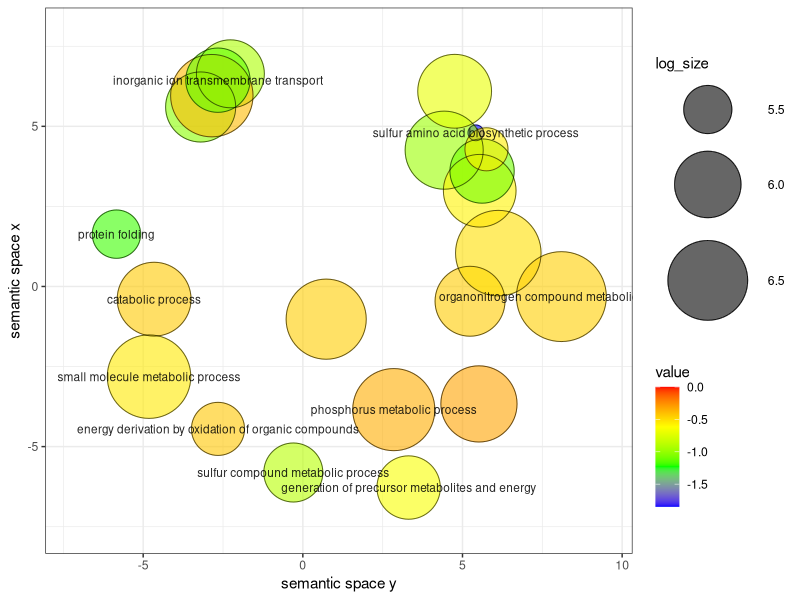

This figure's R source:
# A plotting R script produced by the Revigo server at http://revigo.irb.hr/
# If you found Revigo useful in your work, please cite the following reference:
# Supek F et al. "REVIGO summarizes and visualizes long lists of Gene Ontology
# terms" PLoS ONE 2011. doi:10.1371/journal.pone.0021800

# --------------------------------------------------------------------------
# If you don't have the ggplot2 package installed, uncomment the following line:
# install.packages( "ggplot2" );
library( ggplot2 );

# --------------------------------------------------------------------------
# If you don't have the scales package installed, uncomment the following line:
# install.packages( "scales" );
library( scales );

# --------------------------------------------------------------------------
# Here is your data from Revigo. Scroll down for plot configuration options.

revigo.names <- c("term_ID","description","frequency","plot_X","plot_Y","log_size","value","uniqueness","dispensability");
revigo.data <- rbind(c("GO:0000097","sulfur amino acid biosynthetic process",0.4753877262335075,5.418827096324715,4.798182538749422,5.15510516225765,-1.8469605478766684,0.4716543967091712,0),
c("GO:0006082","organic acid metabolic process",8.895121929802153,4.426148468701632,4.2564920909262876,6.427206226819538,-0.983478092916409,0.5746689173055536,0.44426927),
c("GO:0006091","generation of precursor metabolites and energy",2.62835465282124,3.3129572031790544,-6.277607288082226,5.897738674144431,-0.6434613277184335,0.8659187809082162,0.09500459),
c("GO:0006457","protein folding",1.0590625918025878,-5.837006163814527,1.6343222685336571,5.502977151016975,-1.1915913768876876,0.9820572497881609,0.00987736),
c("GO:0006468","protein phosphorylation",4.340892012483024,5.235447334834082,-0.4609918360284419,6.115633473764006,-0.44240835347185065,0.6967241439879504,0.19868265),
c("GO:0006520","amino acid metabolic process",5.465247531707815,5.539310376273006,2.989858485913401,6.215664259962457,-0.575346509521286,0.4808322096000492,0.6913116),
c("GO:0006790","sulfur compound metabolic process",1.9505422206753265,-0.29808816242139685,-5.8080561310445695,5.768210254776623,-0.8930615492618217,0.871050426063766,0.07750958),
c("GO:0006793","phosphorus metabolic process",13.171532602957267,2.847956190149845,-3.8443651771266603,6.597690579747489,-0.34337904193841406,0.8295534804931021,0.12703009),
c("GO:0006811","monoatomic ion transport",4.401907471506606,-3.2000015255697867,5.60481408485287,6.1216953964406695,-1.033746116389744,0.8739253945957133,0.41209348),
c("GO:0008652","amino acid biosynthetic process",2.8043395482354745,5.613246803214193,3.604469888000997,5.925885270652105,-1.0982860813470818,0.4475597198364303,0.68373962),
c("GO:0009056","catabolic process",6.059177012419161,-4.657318101965083,-0.3961952016654281,6.260468037413432,-0.4343189682681796,0.9244295985034326,0.06282687),
c("GO:0009066","aspartate family amino acid metabolic process",0.8335242561063357,5.750709545169398,4.283619511800391,5.398974134528076,-0.5509074688805811,0.5286643724891412,0.4420088),
c("GO:0015980","energy derivation by oxidation of organic compounds",1.3592204656440126,-2.6570872750612566,-4.446265497273172,5.611345126683129,-0.4238757360849838,0.8767657774880867,0.08739706),
c("GO:0016310","phosphorylation",7.474579996508841,5.515176775682932,-3.6664501723504888,6.35164114641232,-0.31460816607854425,0.8167690033461033,0.62371761),
c("GO:0019538","protein metabolic process",18.67385374490695,6.1215215932178,1.0420913050832747,6.7492881892860686,-0.509800968387672,0.7218634415647793,0.35014548),
c("GO:0034220","monoatomic ion transmembrane transport",3.707494071415495,-2.268926720951559,6.6407728042139595,6.047135013730295,-0.9319466739708198,0.8060715357365827,0.50368514),
c("GO:0043412","macromolecule modification",10.822311035682203,0.7311179302384929,-1.0203999084108932,6.512374303850409,-0.4460737886776865,0.864197410890678,0.22045786),
c("GO:0044281","small molecule metabolic process",15.15473791824727,-4.8166452502532975,-2.8146814122455703,6.658602684396198,-0.5402680507861014,0.9112884693495192,0.04072701),
c("GO:0044283","small molecule biosynthetic process",6.034460163531009,4.754501674197144,6.095719371472678,6.258692822898982,-0.7003966136527615,0.6181764291407451,0.61251244),
c("GO:0055085","transmembrane transport",13.53545668727302,-2.850249583620405,5.958615110408663,6.609527179077396,-0.38532905551264585,0.8360320944950312,0.5384965),
c("GO:0098660","inorganic ion transmembrane transport",2.8120629398541377,-2.6600560251958845,6.441621352476424,5.9270797094445795,-1.131658909677672,0.8487327239347392,0.01203986),
c("GO:1901564","organonitrogen compound metabolic process",29.993834591427927,8.097080531937392,-0.3159540427074946,6.955086199151694,-0.4533176938173294,0.8250047026530892,0.11190784));

one.data <- data.frame(revigo.data);
names(one.data) <- revigo.names;
one.data <- one.data [(one.data$plot_X != "null" & one.data$plot_Y != "null"), ];
one.data$plot_X <- as.numeric( as.character(one.data$plot_X) );
one.data$plot_Y <- as.numeric( as.character(one.data$plot_Y) );
one.data$log_size <- as.numeric( as.character(one.data$log_size) );
one.data$value <- as.numeric( as.character(one.data$value) );
one.data$frequency <- as.numeric( as.character(one.data$frequency) );
one.data$uniqueness <- as.numeric( as.character(one.data$uniqueness) );
one.data$dispensability <- as.numeric( as.character(one.data$dispensability) );
#head(one.data);


# --------------------------------------------------------------------------
# Names of the axes, sizes of the numbers and letters, names of the columns,
# etc. can be changed below

p1 <- ggplot( data = one.data );
p1 <- p1 + geom_point( aes( plot_X, plot_Y, colour = value, size = log_size), alpha = I(0.6) );
p1 <- p1 + scale_colour_gradientn( colours = c("blue", "green", "yellow", "red"), limits = c( min(one.data$value), 0) );
p1 <- p1 + geom_point( aes(plot_X, plot_Y, size = log_size), shape = 21, fill = "transparent", colour = I (alpha ("black", 0.6) ));
p1 <- p1 + scale_size( range=c(5, 30)) + theme_bw(); # + scale_fill_gradientn(colours = heat_hcl(7), limits = c(-300, 0) );
ex <- one.data [ one.data$dispensability < 0.15, ];
p1 <- p1 + geom_text( data = ex, aes(plot_X, plot_Y, label = description), colour = I(alpha("black", 0.85)), size = 3 );
p1 <- p1 + labs (y = "semantic space x", x = "semantic space y");
p1 <- p1 + theme(legend.key = element_blank()) ;
one.x_range = max(one.data$plot_X) - min(one.data$plot_X);
one.y_range = max(one.data$plot_Y) - min(one.data$plot_Y);
p1 <- p1 + xlim(min(one.data$plot_X)-one.x_range/10,max(one.data$plot_X)+one.x_range/10);
p1 <- p1 + ylim(min(one.data$plot_Y)-one.y_range/10,max(one.data$plot_Y)+one.y_range/10);


# --------------------------------------------------------------------------
# Output the plot to screen
pdf( file="H_C_VS_T1_scatterplot.pdf", width=16, height=9 ) 
p1
dev.off()

